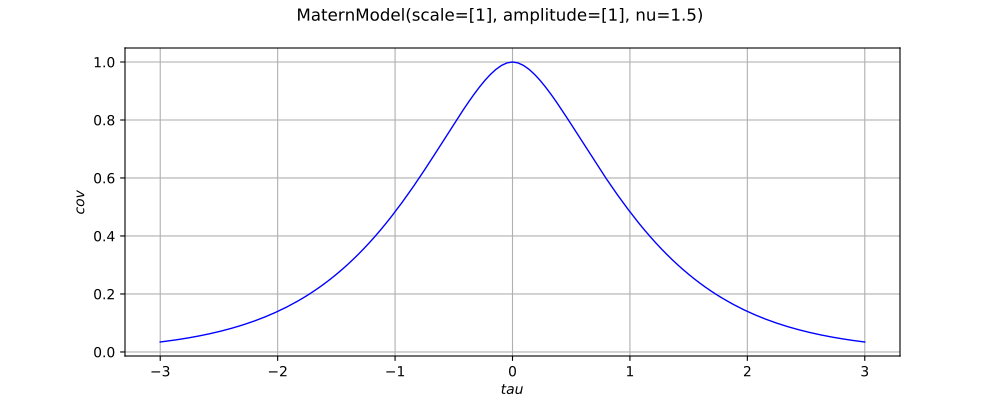

Source code (Python):
import openturns as ot
from matplotlib import pyplot as plt
from openturns.viewer import View
if ot.MaternModel().__class__.__name__ == 'ExponentialModel':
    covarianceModel = ot.ExponentialModel([0.5], [5.0])
elif ot.MaternModel().__class__.__name__ == 'GeneralizedExponential':
    covarianceModel = ot.GeneralizedExponential([2.0], [3.0], 1.5)
elif ot.MaternModel().__class__.__name__ == 'ProductCovarianceModel':
    amplitude = [1.0]
    scale1 = [4.0]
    scale2 = [4.0]
    cov1 = ot.ExponentialModel(scale1, amplitude)
    cov2 = ot.ExponentialModel(scale2, amplitude)
    covarianceModel = ot.ProductCovarianceModel([cov1, cov2])
elif ot.MaternModel().__class__.__name__ == 'RankMCovarianceModel':
    variance = [1.0, 2.0]
    basis = ot.LinearBasisFactory().build()
    covarianceModel = ot.RankMCovarianceModel(variance, basis)
else:
    covarianceModel = ot.MaternModel()
title = str(covarianceModel)[:100]
if covarianceModel.getInputDimension() == 1:
    scale = covarianceModel.getScale()[0]
    if covarianceModel.isStationary():
        def f(x):
            return [covarianceModel(x)[0, 0]]
        func = ot.PythonFunction(1, 1, f)
        func.setDescription(['$tau$', '$cov$'])
        cov_graph = func.draw(-3.0 * scale, 3.0 * scale, 129)
        cov_graph.setTitle(title)
        fig = plt.figure(figsize=(10, 4))
        cov_axis = fig.add_subplot(111)
        View(cov_graph, figure=fig, axes=[cov_axis], add_legend=False)
    else:
        def f(x):
            return [covarianceModel([x[0]], [x[1]])[0, 0]]
        func = ot.PythonFunction(2, 1, f)
        func.setDescription(['$s$', '$t$', '$cov$'])
        cov_graph = func.draw([-3.0 * scale]*2, [3.0 * scale]*2, [129]*2)
        cov_graph.setTitle(title)
        fig = plt.figure(figsize=(10, 4))
        cov_axis = fig.add_subplot(111)
        View(cov_graph, figure=fig, axes=[cov_axis], add_legend=False, square_axes=True)
elif covarianceModel.getInputDimension() == 2:
    scale = covarianceModel.getScale()
    if covarianceModel.isStationary():
        def f(x):
            return [covarianceModel(x)[0, 0]]
        func = ot.PythonFunction(2, 1, f)
        func.setDescription(['$s$', '$t$', '$cov$'])
        cov_graph = func.draw(-3.0 * scale, 3.0 * scale, [129]*2)
        cov_graph.setTitle(title)
        fig = plt.figure(figsize=(10, 4))
        cov_axis = fig.add_subplot(111)
        View(cov_graph, figure=fig, axes=[cov_axis], add_legend=False, square_axes=True)
